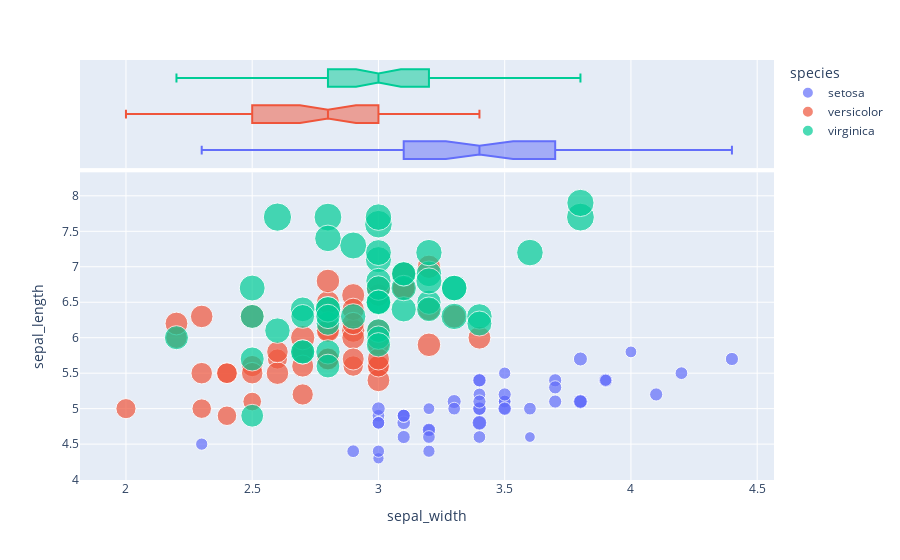

The notebook cell this image was saved under:
### Code cell
fig = px.scatter(df, x='sepal_width',
                 y='sepal_length',
                 color='species',
                 size='petal_length',
                 hover_data=['petal_width'],
                 marginal_x='box')
fig.show()

### Figure 1 — Plotly figure (JSON) as saved in the notebook; plotly's stock layout.template omitted (floating-point values rounded to 4 significant figures)
{"data": [{"customdata": [[0.2], [0.2], [0.2], [0.2], [0.2], [0.4], [0.3], [0.2], [0.2], [0.1], [0.2], [0.2], [0.1], [0.1], [0.2], [0.4], [0.4], [0.3], [0.3], [0.3], [0.2], [0.4], [0.2], [0.5], [0.2], [0.2], [0.4], [0.2], [0.2], [0.2], [0.2], [0.4], [0.1], [0.2], [0.1], [0.2], [0.2], [0.1], [0.2], [0.2], [0.3], [0.3], [0.2], [0.6], [0.4], [0.3], [0.2], [0.2], [0.2], [0.2]], "hovertemplate": "species=setosa<br>sepal_width=%{x}<br>sepal_length=%{y}<br>petal_length=%{marker.size}<br>petal_width=%{customdata[0]}<extra></extra>", "legendgroup": "setosa", "marker": {"color": "#636efa", "size": [1.4, 1.4, 1.3, 1.5, 1.4, 1.7, 1.4, 1.5, 1.4, 1.5, 1.5, 1.6, 1.4, 1.1, 1.2, 1.5, 1.3, 1.4, 1.7, 1.5, 1.7, 1.5, 1, 1.7, 1.9, 1.6, 1.6, 1.5, 1.4, 1.6, 1.6, 1.5, 1.5, 1.4, 1.5, 1.2, 1.3, 1.5, 1.3, 1.5, 1.3, 1.3, 1.3, 1.6, 1.9, 1.4, 1.6, 1.4, 1.5, 1.4], "sizemode": "area", "sizeref": 0.01725, "symbol": "circle"}, "mode": "markers", "name": "setosa", "orientation": "v", "showlegend": true, "type": "scatter", "x": [3.5, 3, 3.2, 3.1, 3.6, 3.9, 3.4, 3.4, 2.9, 3.1, 3.7, 3.4, 3, 3, 4, 4.4, 3.9, 3.5, 3.8, 3.8, 3.4, 3.7, 3.6, 3.3, 3.4, 3, 3.4, 3.5, 3.4, 3.2, 3.1, 3.4, 4.1, 4.2, 3.1, 3.2, 3.5, 3.1, 3, 3.4, 3.5, 2.3, 3.2, 3.5, 3.8, 3, 3.8, 3.2, 3.7, 3.3], "xaxis": "x", "y": [5.1, 4.9, 4.7, 4.6, 5, 5.4, 4.6, 5, 4.4, 4.9, 5.4, 4.8, 4.8, 4.3, 5.8, 5.7, 5.4, 5.1, 5.7, 5.1, 5.4, 5.1, 4.6, 5.1, 4.8, 5, 5, 5.2, 5.2, 4.7, 4.8, 5.4, 5.2, 5.5, 4.9, 5, 5.5, 4.9, 4.4, 5.1, 5, 4.5, 4.4, 5, 5.1, 4.8, 5.1, 4.6, 5.3, 5], "yaxis": "y"}, {"alignmentgroup": "True", "customdata": [[0.2], [0.2], [0.2], [0.2], [0.2], [0.4], [0.3], [0.2], [0.2], [0.1], [0.2], [0.2], [0.1], [0.1], [0.2], [0.4], [0.4], [0.3], [0.3], [0.3], [0.2], [0.4], [0.2], [0.5], [0.2], [0.2], [0.4], [0.2], [0.2], [0.2], [0.2], [0.4], [0.1], [0.2], [0.1], [0.2], [0.2], [0.1], [0.2], [0.2], [0.3], [0.3], [0.2], [0.6], [0.4], [0.3], [0.2], [0.2], [0.2], [0.2]], "hovertemplate": "species=setosa<br>sepal_width=%{x}<br>petal_width=%{customdata[0]}<extra></extra>", "legendgroup": "setosa", "marker": {"color": "#636efa", "symbol": "circle"}, "name": "setosa", "notched": true, "offsetgroup": "setosa", "showlegend": false, "type": "box", "x": [3.5, 3, 3.2, 3.1, 3.6, 3.9, 3.4, 3.4, 2.9, 3.1, 3.7, 3.4, 3, 3, 4, 4.4, 3.9, 3.5, 3.8, 3.8, 3.4, 3.7, 3.6, 3.3, 3.4, 3, 3.4, 3.5, 3.4, 3.2, 3.1, 3.4, 4.1, 4.2, 3.1, 3.2, 3.5, 3.1, 3, 3.4, 3.5, 2.3, 3.2, 3.5, 3.8, 3, 3.8, 3.2, 3.7, 3.3], "xaxis": "x2", "yaxis": "y2"}, {"customdata": [[1.4], [1.5], [1.5], [1.3], [1.5], [1.3], [1.6], [1], [1.3], [1.4], [1], [1.5], [1], [1.4], [1.3], [1.4], [1.5], [1], [1.5], [1.1], [1.8], [1.3], [1.5], [1.2], [1.3], [1.4], [1.4], [1.7], [1.5], [1], [1.1], [1], [1.2], [1.6], [1.5], [1.6], [1.5], [1.3], [1.3], [1.3], [1.2], [1.4], [1.2], [1], [1.3], [1.2], [1.3], [1.3], [1.1], [1.3]], "hovertemplate": "species=versicolor<br>sepal_width=%{x}<br>sepal_length=%{y}<br>petal_length=%{marker.size}<br>petal_width=%{customdata[0]}<extra></extra>", "legendgroup": "versicolor", "marker": {"color": "#EF553B", "size": [4.7, 4.5, 4.9, 4, 4.6, 4.5, 4.7, 3.3, 4.6, 3.9, 3.5, 4.2, 4, 4.7, 3.6, 4.4, 4.5, 4.1, 4.5, 3.9, 4.8, 4, 4.9, 4.7, 4.3, 4.4, 4.8, 5, 4.5, 3.5, 3.8, 3.7, 3.9, 5.1, 4.5, 4.5, 4.7, 4.4, 4.1, 4, 4.4, 4.6, 4, 3.3, 4.2, 4.2, 4.2, 4.3, 3, 4.1], "sizemode": "area", "sizeref": 0.01725, "symbol": "circle"}, "mode": "markers", "name": "versicolor", "orientation": "v", "showlegend": true, "type": "scatter", "x": [3.2, 3.2, 3.1, 2.3, 2.8, 2.8, 3.3, 2.4, 2.9, 2.7, 2, 3, 2.2, 2.9, 2.9, 3.1, 3, 2.7, 2.2, 2.5, 3.2, 2.8, 2.5, 2.8, 2.9, 3, 2.8, 3, 2.9, 2.6, 2.4, 2.4, 2.7, 2.7, 3, 3.4, 3.1, 2.3, 3, 2.5, 2.6, 3, 2.6, 2.3, 2.7, 3, 2.9, 2.9, 2.5, 2.8], "xaxis": "x", "y": [7, 6.4, 6.9, 5.5, 6.5, 5.7, 6.3, 4.9, 6.6, 5.2, 5, 5.9, 6, 6.1, 5.6, 6.7, 5.6, 5.8, 6.2, 5.6, 5.9, 6.1, 6.3, 6.1, 6.4, 6.6, 6.8, 6.7, 6, 5.7, 5.5, 5.5, 5.8, 6, 5.4, 6, 6.7, 6.3, 5.6, 5.5, 5.5, 6.1, 5.8, 5, 5.6, 5.7, 5.7, 6.2, 5.1, 5.7], "yaxis": "y"}, {"alignmentgroup": "True", "customdata": [[1.4], [1.5], [1.5], [1.3], [1.5], [1.3], [1.6], [1], [1.3], [1.4], [1], [1.5], [1], [1.4], [1.3], [1.4], [1.5], [1], [1.5], [1.1], [1.8], [1.3], [1.5], [1.2], [1.3], [1.4], [1.4], [1.7], [1.5], [1], [1.1], [1], [1.2], [1.6], [1.5], [1.6], [1.5], [1.3], [1.3], [1.3], [1.2], [1.4], [1.2], [1], [1.3], [1.2], [1.3], [1.3], [1.1], [1.3]], "hovertemplate": "species=versicolor<br>sepal_width=%{x}<br>petal_width=%{customdata[0]}<extra></extra>", "legendgroup": "versicolor", "marker": {"color": "#EF553B", "symbol": "circle"}, "name": "versicolor", "notched": true, "offsetgroup": "versicolor", "showlegend": false, "type": "box", "x": [3.2, 3.2, 3.1, 2.3, 2.8, 2.8, 3.3, 2.4, 2.9, 2.7, 2, 3, 2.2, 2.9, 2.9, 3.1, 3, 2.7, 2.2, 2.5, 3.2, 2.8, 2.5, 2.8, 2.9, 3, 2.8, 3, 2.9, 2.6, 2.4, 2.4, 2.7, 2.7, 3, 3.4, 3.1, 2.3, 3, 2.5, 2.6, 3, 2.6, 2.3, 2.7, 3, 2.9, 2.9, 2.5, 2.8], "xaxis": "x2", "yaxis": "y2"}, {"customdata": [[2.5], [1.9], [2.1], [1.8], [2.2], [2.1], [1.7], [1.8], [1.8], [2.5], [2], [1.9], [2.1], [2], [2.4], [2.3], [1.8], [2.2], [2.3], [1.5], [2.3], [2], [2], [1.8], [2.1], [1.8], [1.8], [1.8], [2.1], [1.6], [1.9], [2], [2.2], [1.5], [1.4], [2.3], [2.4], [1.8], [1.8], [2.1], [2.4], [2.3], [1.9], [2.3], [2.5], [2.3], [1.9], [2], [2.3], [1.8]], "hovertemplate": "species=virginica<br>sepal_width=%{x}<br>sepal_length=%{y}<br>petal_length=%{marker.size}<br>petal_width=%{customdata[0]}<extra></extra>", "legendgroup": "virginica", "marker": {"color": "#00cc96", "size": [6, 5.1, 5.9, 5.6, 5.8, 6.6, 4.5, 6.3, 5.8, 6.1, 5.1, 5.3, 5.5, 5, 5.1, 5.3, 5.5, 6.7, 6.9, 5, 5.7, 4.9, 6.7, 4.9, 5.7, 6, 4.8, 4.9, 5.6, 5.8, 6.1, 6.4, 5.6, 5.1, 5.6, 6.1, 5.6, 5.5, 4.8, 5.4, 5.6, 5.1, 5.1, 5.9, 5.7, 5.2, 5, 5.2, 5.4, 5.1], "sizemode": "area", "sizeref": 0.01725, "symbol": "circle"}, "mode": "markers", "name": "virginica", "orientation": "v", "showlegend": true, "type": "scatter", "x": [3.3, 2.7, 3, 2.9, 3, 3, 2.5, 2.9, 2.5, 3.6, 3.2, 2.7, 3, 2.5, 2.8, 3.2, 3, 3.8, 2.6, 2.2, 3.2, 2.8, 2.8, 2.7, 3.3, 3.2, 2.8, 3, 2.8, 3, 2.8, 3.8, 2.8, 2.8, 2.6, 3, 3.4, 3.1, 3, 3.1, 3.1, 3.1, 2.7, 3.2, 3.3, 3, 2.5, 3, 3.4, 3], "xaxis": "x", "y": [6.3, 5.8, 7.1, 6.3, 6.5, 7.6, 4.9, 7.3, 6.7, 7.2, 6.5, 6.4, 6.8, 5.7, 5.8, 6.4, 6.5, 7.7, 7.7, 6, 6.9, 5.6, 7.7, 6.3, 6.7, 7.2, 6.2, 6.1, 6.4, 7.2, 7.4, 7.9, 6.4, 6.3, 6.1, 7.7, 6.3, 6.4, 6, 6.9, 6.7, 6.9, 5.8, 6.8, 6.7, 6.7, 6.3, 6.5, 6.2, 5.9], "yaxis": "y"}, {"alignmentgroup": "True", "customdata": [[2.5], [1.9], [2.1], [1.8], [2.2], [2.1], [1.7], [1.8], [1.8], [2.5], [2], [1.9], [2.1], [2], [2.4], [2.3], [1.8], [2.2], [2.3], [1.5], [2.3], [2], [2], [1.8], [2.1], [1.8], [1.8], [1.8], [2.1], [1.6], [1.9], [2], [2.2], [1.5], [1.4], [2.3], [2.4], [1.8], [1.8], [2.1], [2.4], [2.3], [1.9], [2.3], [2.5], [2.3], [1.9], [2], [2.3], [1.8]], "hovertemplate": "species=virginica<br>sepal_width=%{x}<br>petal_width=%{customdata[0]}<extra></extra>", "legendgroup": "virginica", "marker": {"color": "#00cc96", "symbol": "circle"}, "name": "virginica", "notched": true, "offsetgroup": "virginica", "showlegend": false, "type": "box", "x": [3.3, 2.7, 3, 2.9, 3, 3, 2.5, 2.9, 2.5, 3.6, 3.2, 2.7, 3, 2.5, 2.8, 3.2, 3, 3.8, 2.6, 2.2, 3.2, 2.8, 2.8, 2.7, 3.3, 3.2, 2.8, 3, 2.8, 3, 2.8, 3.8, 2.8, 2.8, 2.6, 3, 3.4, 3.1, 3, 3.1, 3.1, 3.1, 2.7, 3.2, 3.3, 3, 2.5, 3, 3.4, 3], "xaxis": "x2", "yaxis": "y2"}], "layout": {"legend": {"itemsizing": "constant", "title": {"text": "species"}, "tracegroupgap": 0}, "margin": {"t": 60}, "xaxis": {"anchor": "y", "domain": [0, 1], "title": {"text": "sepal_width"}}, "xaxis2": {"anchor": "y2", "domain": [0, 1], "matches": "x", "showgrid": true, "showticklabels": false}, "yaxis": {"anchor": "x", "domain": [0, 0.7326], "title": {"text": "sepal_length"}}, "yaxis2": {"anchor": "x2", "domain": [0.7426, 1], "matches": "y2", "showgrid": false, "showline": false, "showticklabels": false, "ticks": ""}}}
